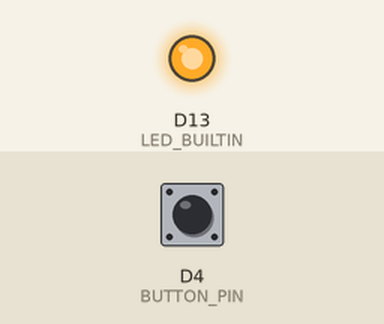
This program was run on a simulated Arduino Nano 33 BLE. On the bench: output pins drawn as LEDs (lit = HIGH). Inputs (shaded band) come from the test bench; at power-on: D4 (BUTTON_PIN) HIGH.

Above: at 1.2 s.
1.3 s: D4 (BUTTON_PIN) pulled LOW for 0.15 s
At 2.9 s:
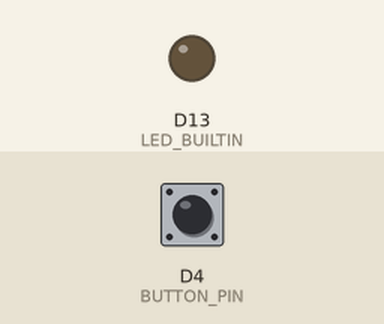
Timing chart, 0 to 8.0 s (numbered marks = the images above; inputs shaded):
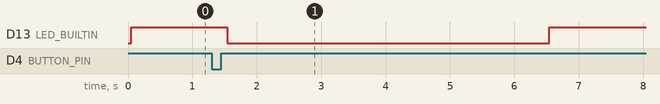

The program:

main.cpp
```cpp
#include <Arduino.h>
#include <blink.h>
#include "NRF52_MBED_TimerInterrupt.h"

#define INTERVAL 5000
#define CLOSING_OPENING_TIME 5000
#define BLINK_INTERVAL_ORANGE 500
#define DEBOUNCE_INTERVAL 40

const uint8_t BUTTON_PIN = 4;
bool buttonPressed = false;
bool bTimerRunning = false;
bool bDetach = false;
int iCounter = 0;

NRF52_MBED_Timer ITimerDebounce(NRF_TIMER_3);
NRF52_MBED_Timer ITimer2(NRF_TIMER_4);

enum State
{
  OPEN,
  CLOSING,
  CLOSED,
  OPENING
};

struct Input
{
  bool barrierOpen;
  bool barrierClosed;
  bool trainPassed;
  bool trainApproaching;
};

State currentState = OPEN;
Input input = Input {false, false,false,false};

void switchState()
{
  switch (currentState)
  {
  case OPEN:
      input = Input{false,false,false,true};
    break;
  case CLOSING:
      input = Input{false, true, false, false};
    break;
  case CLOSED:
      input = Input{false, false, true, false};
    break;
  case OPENING:
      input = Input{true, false, false, false};
    break;

  default:
    break;
  }
  bDetach = true;
}
/******************************************/
/* used when doing the blinking with timer*/
/******************************************/

// void timerHandler()
// {
//   switchState();
// }
/******************************************/

//Debouncemethod for the button
void debounce()
{
  if (buttonPressed)
  {
    iCounter++;
    if (iCounter > 5)
    {
      iCounter = 0;
      switchState();
      ITimerDebounce.detachInterrupt();
      buttonPressed = false;
    }
  }
}

void buttonInterrupt()
{
  if (!bTimerRunning)
  {
    buttonPressed = true;
    ITimerDebounce.attachInterruptInterval(DEBOUNCE_INTERVAL * 1000, debounce);
  }
}

void openingClosing(State state)
{
  if (!bTimerRunning)
  {
    ITimer2.attachInterruptInterval(CLOSING_OPENING_TIME * 1000, switchState);
    //switch off OrangeLed
    digitalWrite(LED_BUILTIN, LOW);
    bTimerRunning = true;
  }
  if (state == CLOSING)
  {
    blinkR(40);
  }
  else if (state == OPENING)
  {
    blinkG(40);
  }
}

/********************************************************************************************/
/* Setup and Loop Section                                                                    */
/********************************************************************************************/
void setup()
{
  pinMode(BUTTON_PIN, INPUT_PULLUP);
  pinMode(LED_BUILTIN, OUTPUT);
  //ITimerDebounce.attachInterruptInterval(INTERVAL * 1000, timerHandler);
  attachInterrupt(digitalPinToInterrupt(BUTTON_PIN), buttonInterrupt, FALLING);
}

void loop()
{
  if (bDetach)
  {
    ITimer2.detachInterrupt();
    bTimerRunning = false;
    bDetach = false;
    digitalWrite(LEDR, HIGH);
    digitalWrite(LEDG, HIGH);
  }

  switch (currentState)
    {
    case OPEN:
      blinkOrange(50);
      if (input.trainApproaching)
      {
        currentState = CLOSING;
      }
      break;
    case CLOSING:
      openingClosing(CLOSING);
      if (input.barrierClosed)
      {
        currentState = CLOSED;
      }
      break;
    case CLOSED:
      blinkOrange(300);
      if (input.trainPassed)
      {
        currentState = OPENING;
      }
      break;
    case OPENING:
      openingClosing(OPENING);
      if (input.barrierOpen)
      {
        currentState = OPEN;
      }
      break;

    default:
      break;
  }
}
```

blink.cpp
```cpp
#include <Arduino.h>

//storage for intervals
unsigned long previousMillisLedBuiltIn = 0;
unsigned long previousMillisLed1 = 0;
unsigned long previousMillisLed2 = 0;
unsigned long previousMillisLed3 = 0;

//LED States
int iLedBuiltInState = LOW;
int iLed1State = LOW;
int iLed2State = LOW;
int iLed3State = LOW;

void toggle(int pin, int state)
{
  state = state == LOW ? HIGH : LOW;
  digitalWrite(pin, state);
}

void blinkOrange(float frequency)
{
  unsigned long currentMillis = millis();
  if (currentMillis - previousMillisLedBuiltIn >= frequency)
  {
    // save the last time you blinked the LED
    previousMillisLedBuiltIn = currentMillis;
    toggle(LED_BUILTIN, iLedBuiltInState);
  }
}

void blinkRGB(float intervalLedR, float intervalLedG, float intervalLedB)
{
  void blinkR(float intervalLedR);
  void blinkG(float intervalLedG);
  void blinkB(float intervalLedB);
}

void blinkR(float intervalLedR)
{
  unsigned long currentMillisL1 = millis();
  if (currentMillisL1 - previousMillisLed1 >= intervalLedR)
  {
    // save the last time you blinked the LED
    previousMillisLed1 = currentMillisL1;
    toggle(LEDR, iLed1State);
  }
}

void blinkG(float intervalLedG)
{
  unsigned long currentMillisL2 = millis();
  if (currentMillisL2 - previousMillisLed2 >= intervalLedG)
  {
    // save the last time you blinked the LED
    previousMillisLed2 = currentMillisL2;
    toggle(LEDG, iLed2State);
  }
}

void blinkB(float intervalLedB)
{
  unsigned long currentMillisL3 = millis();
  if (currentMillisL3 - previousMillisLed3 >= intervalLedB)
  {
    // save the last time you blinked the LED
    previousMillisLed3 = currentMillisL3;
    toggle(LEDB, iLed3State);
  }
}
```

blink.h
```cpp
#include <Arduino.h>

void blinkOrange(float frequency);

void blinkRGB(float intervalLedR, float intervalLedG, float intervalLedB);

void blinkR(float intervalLedR);
void blinkG(float intervalLedG);
void blinkB(float intervalLedB);
```

Measured:
- after the input at 1.3 s, D13 (LED_BUILTIN): HIGH → LOW after 0.24 s, → HIGH 5.0 s later
